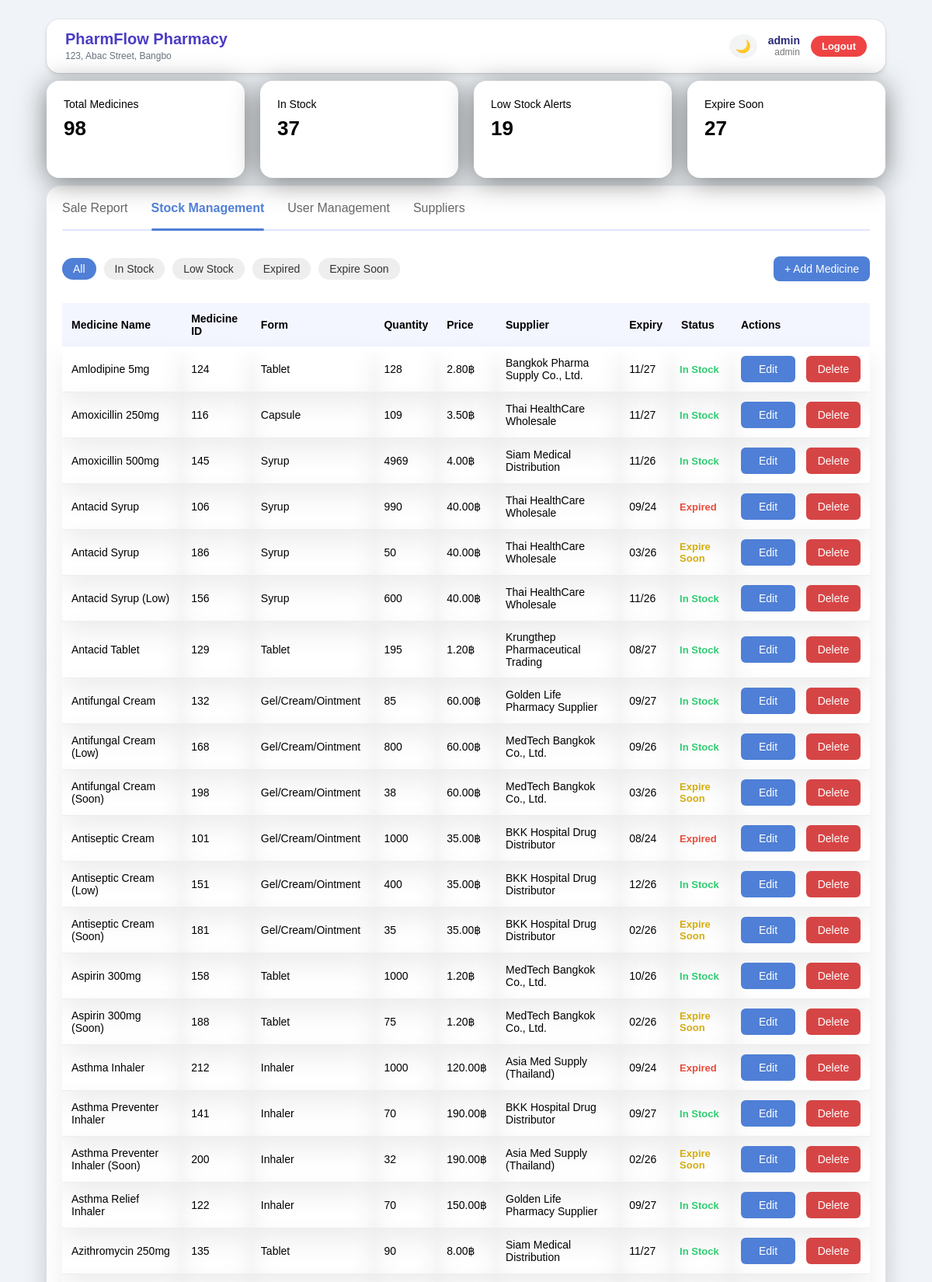
/admin/dashboard.php (signed in, upper part), run on the app's committed database.
### tables this page shows
CREATE TABLE `medicines` (
  `medicine_id` int(1) NOT NULL COMMENT 'Unique medicine identifier',
  `medicine_name` varchar(100) NOT NULL COMMENT 'Commercial/trade name of the medicine',
  `chemical_name` varchar(100) DEFAULT NULL COMMENT 'Active ingredient or generic name',
  `dosage_form` varchar(50) DEFAULT NULL COMMENT 'Form: Tablet, Syrup, Injection, Cream, Inhaler, etc.',
  `price_per_unit` decimal(10,2) NOT NULL COMMENT 'Cost per unit in currency',
  `quantity` int(11) NOT NULL COMMENT 'Current stock quantity',
  `reorder_level` int(11) NOT NULL COMMENT 'Minimum stock level before reordering',
  `expiry_date` date NOT NULL COMMENT 'Product expiration date',
  `supplier_id` int(11) DEFAULT NULL COMMENT 'Foreign key: references suppliers table',
  `created_at` timestamp NOT NULL DEFAULT current_timestamp() COMMENT 'Record creation date'
);

CREATE TABLE `suppliers` (
  `supplier_id` int(1) NOT NULL COMMENT 'Unique supplier identifier',
  `supplier_name` varchar(100) NOT NULL COMMENT 'Supplier/vendor company name',
  `contact_number` varchar(20) DEFAULT NULL COMMENT 'Supplier contact phone number',
  `created_at` timestamp NOT NULL DEFAULT current_timestamp() COMMENT 'Record creation date'
);

### admin/dashboard.php (the view, shortened to what this page needs)
<?php
$statusFilter = $_GET["status"] ?? "all";
?>
<!DOCTYPE html>
<html lang="en">
<head>
    <link rel="stylesheet" href="../assets/css/style.css">
    <link rel="stylesheet" href="../assets/css/dashboard.css">
</head>
<body>
<div class="dashboard-page">
    <?php include "../includes/header.php"; ?>
    <div class="dashboard-container">
        <?php include "../includes/stats_stock.php"; ?>
        <div class="panel">
            <div class="tabs">
                <a href="sales_report.php">Sale Report</a>
                <a class="active" href="dashboard.php">Stock Management</a>
                <a href="users.php">User Management</a>
                <a href="suppliers.php">Suppliers</a>
            </div>
            <div class="panel-header">
                <div class="role-toggle">
                    <a class="<?= $statusFilter === 'all' ? 'active' : '' ?>"
                    href="dashboard.php?status=all">All</a>
                    <a class="<?= $statusFilter === 'instock' ? 'active' : '' ?>"
                    href="dashboard.php?status=instock">In Stock</a>
                    <a class="<?= $statusFilter === 'lowstock' ? 'active' : '' ?>"
                    href="dashboard.php?status=lowstock">Low Stock</a>
                    <a class="<?= $statusFilter === 'expired' ? 'active' : '' ?>"
                    href="dashboard.php?status=expired">Expired</a>
                    <a class="<?= $statusFilter === 'expiresoon' ? 'active' : '' ?>"
                    href="dashboard.php?status=expiresoon">Expire Soon</a>
                </div>
                <button class="btn-primary" onclick="openModal()">+ Add Medicine</button>
            </div>
            <table>
                <thead>
                    <tr>
                        <th>Medicine Name</th>
                        <th>Medicine ID</th>
                        <th>Form</th>
                        <th>Quantity</th>
                        <th>Price</th>
                        <th>Supplier</th>
                        <th>Expiry</th>
                        <th>Status</th>
                        <th>Actions</th>
                    </tr>
                </thead>
                <tbody>
                <?php
                $sql = "
                    SELECT m.*, s.supplier_name
                    FROM medicines m
                    LEFT JOIN suppliers s ON m.supplier_id = s.supplier_id
                ";
                $sql .= " ORDER BY m.medicine_name ASC";
                $result = $conn->query($sql);
                while ($row = $result->fetch_assoc()):
                    $status = "In Stock";
                    $statusClass = "instock";
                    $today = date("Y-m-d");
                    $soon  = date("Y-m-d", strtotime("+60 days"));
                    if ($row["expiry_date"] < $today) {
                        $status = "Expired";
                        $statusClass = "expired";
                    }
                    elseif ($row["expiry_date"] <= $soon) {
                        $status = "Expire Soon";
                        $statusClass = "expiresoon";
                    }
                    elseif ($row["quantity"] <= $row["reorder_level"]) {
                        $status = "Low Stock";
                        $statusClass = "lowstock";
                    }
                    else {
                        $status = "In Stock";
                        $statusClass = "instock";
                    }
                ?>
                <tr>
                    <td><?= htmlspecialchars($row["medicine_name"]) ?></td>
                    <td><?= $row["medicine_id"] ?></td>
                    <td><?= htmlspecialchars($row["dosage_form"]) ?></td>
                    <td><?= $row["quantity"] ?></td>
                    <td><?= $row["price_per_unit"] ?>฿</td>
                    <td><?= htmlspecialchars($row["supplier_name"]) ?></td>
                    <td><?= date("m/y", strtotime($row["expiry_date"])) ?></td>
                    <td class="status <?= $statusClass ?>">
                        <?= $status ?>
                    </td>
                    <td>
                        <div class="action-buttons">
                            <button
                            class="btn-edit"
                            onclick='openEditModal(<?= json_encode($row) ?>)'>
                            Edit
                            </button>
                            <a
                                href="medicine_delete.php?id=<?= $row['medicine_id'] ?>"
                                class="btn-delete"
                                onclick="return confirm('Are you sure you want to delete this medicine?')">
                                Delete
                            </a>
                        </div>
                    </td>
                </tr>
                <?php endwhile; ?>
                </tbody>
            </table>
        </div>
    </div>
</div>
</body>
</html>

### assets/css/style.css (style rules this page uses)
* { box-sizing: border-box; font-family: Arial, sans-serif; }
body { margin: 0; min-height: 100vh; background: #F0F4F8; font-family: Arial, sans-serif; }
button { padding: 12px; border: none; border-radius: 10px; background: #4f7fd6; color: white; font-size: 16px; cursor: pointer; }

### assets/css/dashboard.css (style rules this page uses)
* { box-sizing: border-box; }
.dashboard-container { width: 100%; padding: 10px 60px 25px 60px; }
.dashboard-page { min-height: 100vh; }
.tabs { display: flex; gap: 30px; padding-bottom: 10px; margin-bottom: 20px; border-bottom: 2px solid #e0e6ff; }
.tabs a { text-decoration: none; color: #666; font-weight: 500; padding-bottom: 8px; position: relative; }
.tabs a.active { color: #4f7fd6; font-weight: 600; }
.tabs a.active::after { content: ""; position: absolute; left: 0; bottom: -12px; width: 100%; height: 3px; background: #4f7fd6; border-radius: 2px; }
.panel { background: white; border-radius: 18px; padding: 20px; box-shadow: 0 10px 30px rgba(0,0,0,0.18); }
.panel-header { display: flex; justify-content: space-between; align-items: center; margin-bottom: 15px; }
table { width: 100%; border-collapse: collapse; }
th { text-align: left; padding: 12px; background: #f3f5ff; font-size: 14px; }
td { box-shadow: 0 15px 35px rgba(0,0,0,0.08); transition: transform 0.25s ease, box-shadow 0.25s ease; }
td { padding: 12px; border-bottom: 1px solid #eee; font-size: 14px; }
.status { padding: 4px 10px; font-weight: 600; font-size: 13px; }
.status.expired { color: #e74c3c; font-weight: bold; }
.status.instock { color: #2ecc71; font-weight: bold; }
.status.expiresoon { color: #D4AC0D; font-weight: bold; }
.action-buttons a { display: inline-flex; align-items: center; justify-content: center; text-decoration: none; width: 70px; height: 34px; border-radius: 6px; font-size: 14px; }
.action-buttons { display: flex; gap: 8px; justify-content: left; }
.action-buttons button { width: 70px; height: 34px; font-size: 14px; border-radius: 6px; padding: 0; }
.btn-primary { background: #4f7fd6; color: white; padding: 8px 14px; border-radius: 8px; text-decoration: none; font-size: 14px; }
.btn-edit { background: #4f7fd6; color: white; border: none; padding: 6px 12px; border-radius: 6px; cursor: pointer; }
.btn-delete { background: #d64545; color: white; border: none; padding: 6px 12px; border-radius: 6px; margin-left: 6px; cursor: pointer; max-width: 200px; }
.role-toggle { display: flex; gap: 10px; margin: 15px 0; align-items: center; }
.role-toggle a { padding: 6px 14px; border-radius: 20px; background: #eee; text-decoration: none; font-size: 14px; color: #333; }
.role-toggle a.active { background: #4f7fd6; color: #fff; }

### data on the page
medicines: medicine_name "Amlodipine 5mg", medicine_id "124", dosage_form "Tablet", quantity "128", price_per_unit "2.80", supplier.supplier_name "Bangkok Pharma Supply Co., Ltd.", expiry_date "11/27", status "In Stock"
medicines: medicine_name "Amoxicillin 250mg", medicine_id "116", dosage_form "Capsule", quantity "109", price_per_unit "3.50", supplier.supplier_name "Thai HealthCare Wholesale", expiry_date "11/27", status "In Stock"
medicines: medicine_name "Amoxicillin 500mg", medicine_id "145", dosage_form "Syrup", quantity "4969", price_per_unit "4.00", supplier.supplier_name "Siam Medical Distribution", expiry_date "11/26", status "In Stock"
medicines: medicine_name "Antacid Syrup", medicine_id "106", dosage_form "Syrup", quantity "990", price_per_unit "40.00", supplier.supplier_name "Thai HealthCare Wholesale", expiry_date "09/24", expiry_date "Expired"
medicines: medicine_name "Antacid Syrup", medicine_id "186", dosage_form "Syrup", quantity "50", price_per_unit "40.00", supplier.supplier_name "Thai HealthCare Wholesale", expiry_date "03/26", expiry_date "Expire Soon"
medicines: medicine_name "Antacid Syrup (Low)", medicine_id "156", dosage_form "Syrup", quantity "600", price_per_unit "40.00", supplier.supplier_name "Thai HealthCare Wholesale", expiry_date "11/26", status "In Stock"
medicines: medicine_name "Antacid Tablet", medicine_id "129", dosage_form "Tablet", quantity "195", price_per_unit "1.20", supplier.supplier_name "Krungthep Pharmaceutical Trading", expiry_date "08/27", status "In Stock"
medicines: medicine_name "Antifungal Cream", medicine_id "132", dosage_form "Gel/Cream/Ointment", quantity "85", price_per_unit "60.00", supplier.supplier_name "Golden Life Pharmacy Supplier", expiry_date "09/27", status "In Stock"
medicines: medicine_name "Antifungal Cream (Low)", medicine_id "168", dosage_form "Gel/Cream/Ointment", quantity "800", price_per_unit "60.00", supplier.supplier_name "MedTech Bangkok Co., Ltd.", expiry_date "09/26", status "In Stock"
medicines: medicine_name "Antifungal Cream (Soon)", medicine_id "198", dosage_form "Gel/Cream/Ointment", quantity "38", price_per_unit "60.00", supplier.supplier_name "MedTech Bangkok Co., Ltd.", expiry_date "03/26", expiry_date "Expire Soon"
medicines: medicine_name "Antiseptic Cream", medicine_id "101", dosage_form "Gel/Cream/Ointment", quantity "1000", price_per_unit "35.00", supplier.supplier_name "BKK Hospital Drug Distributor", expiry_date "08/24", expiry_date "Expired"
medicines: medicine_name "Antiseptic Cream (Low)", medicine_id "151", dosage_form "Gel/Cream/Ointment", quantity "400", price_per_unit "35.00", supplier.supplier_name "BKK Hospital Drug Distributor", expiry_date "12/26", status "In Stock"
medicines: medicine_name "Antiseptic Cream (Soon)", medicine_id "181", dosage_form "Gel/Cream/Ointment", quantity "35", price_per_unit "35.00", supplier.supplier_name "BKK Hospital Drug Distributor", expiry_date "02/26", expiry_date "Expire Soon"
medicines: medicine_name "Aspirin 300mg", medicine_id "158", dosage_form "Tablet", quantity "1000", price_per_unit "1.20", supplier.supplier_name "MedTech Bangkok Co., Ltd.", expiry_date "10/26", status "In Stock"
medicines: medicine_name "Aspirin 300mg (Soon)", medicine_id "188", dosage_form "Tablet", quantity "75", price_per_unit "1.20", supplier.supplier_name "MedTech Bangkok Co., Ltd.", expiry_date "02/26", expiry_date "Expire Soon"
medicines: medicine_name "Asthma Inhaler", medicine_id "212", dosage_form "Inhaler", quantity "1000", price_per_unit "120.00", supplier.supplier_name "Asia Med Supply (Thailand)", expiry_date "09/24", expiry_date "Expired"
medicines: medicine_name "Asthma Preventer Inhaler", medicine_id "141", dosage_form "Inhaler", quantity "70", price_per_unit "190.00", supplier.supplier_name "BKK Hospital Drug Distributor", expiry_date "09/27", status "In Stock"
medicines: medicine_name "Asthma Preventer Inhaler (Soon)", medicine_id "200", dosage_form "Inhaler", quantity "32", price_per_unit "190.00", supplier.supplier_name "Asia Med Supply (Thailand)", expiry_date "02/26", expiry_date "Expire Soon"
medicines: medicine_name "Asthma Relief Inhaler", medicine_id "122", dosage_form "Inhaler", quantity "70", price_per_unit "150.00", supplier.supplier_name "Golden Life Pharmacy Supplier", expiry_date "09/27", status "In Stock"
medicines: medicine_name "Azithromycin 250mg", medicine_id "135", dosage_form "Tablet", quantity "90", price_per_unit "8.00", supplier.supplier_name "Siam Medical Distribution", expiry_date "11/27", status "In Stock"

### other printed values
$_SESSION["username"] "admin"
$_SESSION["role"] "admin"
$totalMedicines "98"
$inStock "37"
$lowStock "19"
$expireSoon "27"
